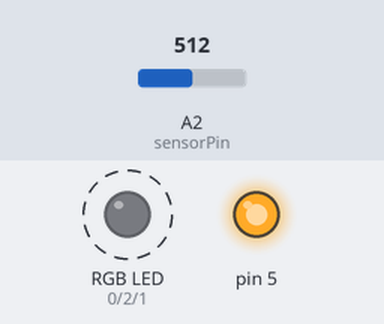
Recording of a sketch running on a simulated Arduino Uno, built with avr-gcc and run on an emulated ATmega328P. Shown: an RGB LED mixed from three pins (HIGH = lit), output pins drawn as LEDs (lit = HIGH). Dashed ring = blinking. The inputs (shaded band) are chosen by the test bench; at power-on: A2 (sensorPin) = 512.

Above: at 1.8 s.
1.9 s: A2 (sensorPin) set to 307
5.4 s: A2 (sensorPin) set to 276
At 6.4 s:
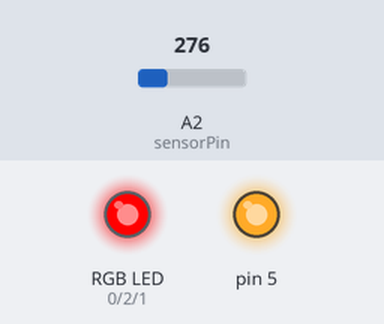
7.0 s: A2 (sensorPin) set to 122
At 8.4 s:
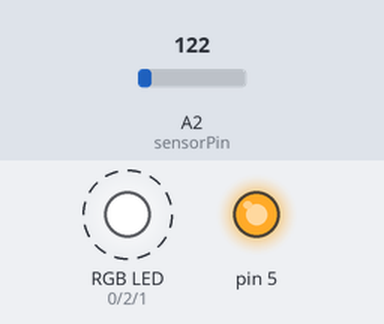
11.1 s: A2 (sensorPin) set to 191
14.6 s: A2 (sensorPin) set to 202
At 14.6 s:
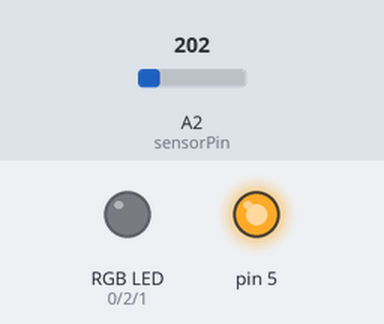
16.1 s: A2 (sensorPin) set to 306
At 16.4 s:
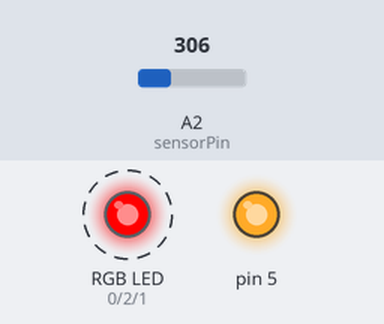
Timing chart, 0 to 21.1 s (numbered marks = the images above; inputs shaded):
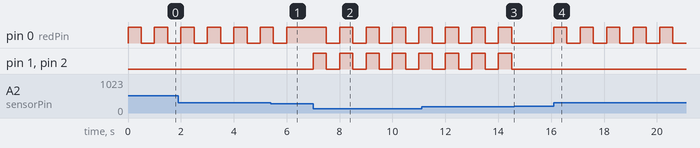

Measured:
- the behaviour switches between 291 and 290 on A2 (sensorPin) (found by bisection; images 0 and 1)
- the behaviour switches between 201 and 202 on A2 (sensorPin) (found by bisection; images 2 and 3)
- after the input at 5.4 s, pin 0 (redPin): goes on until 6.0 s, then stays HIGH
- after the input at 7.0 s, pin 0 (redPin): alternates HIGH for 0.50 s and LOW for 0.50 s, starting after 0.50 s; pin 1 (bluePin), pin 2 (greenPin): alternates HIGH for 0.50 s and LOW for 0.50 s, starting at once
- after the input at 14.6 s, pin 0 (redPin), pin 1 (bluePin), pin 2 (greenPin): stays LOW (without the input it goes to HIGH after 0.40 s)
- after the input at 16.1 s, pin 0 (redPin): alternates HIGH for 0.50 s and LOW for 0.50 s, starting at once
- by itself, pin 0 (redPin): alternates HIGH for 0.50 s and LOW for 0.50 s

The sketch:

Temperature_and_LED_Sensor.ino
```cpp
/* Gerardus VI, 2021 June 8th */

const float baselineTem = 20.0;
const int 	sensorPin	=  A2, 	redPin 	 = 0,
			bluePin		= 	1, 	greenPin = 2;
float temp;

// color arrays
// format: color[] = {R, G, B};
bool 	yellow[] = 	{1, 1, 0}, 	red[]  = 	{1, 0, 0},
  		green[]  = 	{0, 1, 0},  blue[] = 	{0, 0, 1},
  		white[]  = 	{1, 1, 1}, 	cyan[] = 	{0, 1, 1},
  	 	off[]    = 	{0, 0, 0};

void setup() {
  pinMode(redPin, 	OUTPUT);
  pinMode(bluePin, 	OUTPUT);
  pinMode(greenPin, OUTPUT);
  pinMode(5, 		OUTPUT);
  digitalWrite(5, 	HIGH);
}

void loop() {
  readSensor();
  colorConditions();
}

void colorConditions(){
  /* blink white*/	if(temp <= 9) 					ledControlBlink(white);
  /* blink red	*/	if(temp >= 35) 					ledControlBlink(red);
  /* white		*/	if(temp >=10 && temp <= 14.0) 	ledControl(white);
  /* cyan		*/	if(temp >= 15.0 && temp <=20.0) ledControl(cyan);
  /* green		*/	if(temp >= 21 && temp <=24) 	ledControl(green);
  /* yellow		*/	if(temp >=25 && temp <=29) 		ledControl(yellow);
  /* red		*/	if(temp >= 30) 					ledControl(red);
}

//takes a boolean array for each RGB value.
void ledControl(bool 	  color[]) {
  digitalWrite (redPin,	  color[0]);
  digitalWrite (greenPin, color[1]);
  digitalWrite (bluePin,  color[2]);
}
void ledControlBlink(bool color[]) {
  ledControl(color);
  delay(500);
  ledControl(off);
  delay(500);
}

//reads data, converts to degree celsius
void readSensor() {
  int sensor = analogRead(sensorPin);
  float volt = sensor *3.0;
  volt /= 1024.0;
  temp = (volt -0.5) * 100;
}
```
